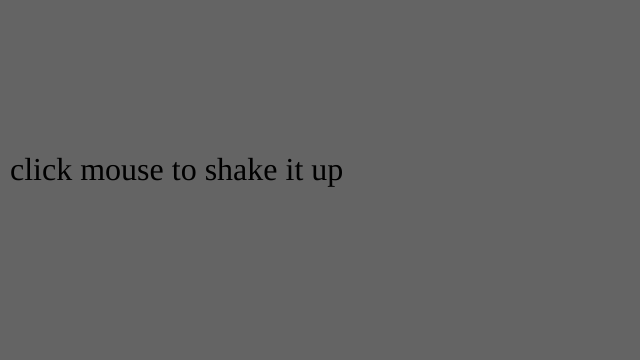
Frame 1 (no input)
Frame 60 (no input): identical to frame 1, image omitted
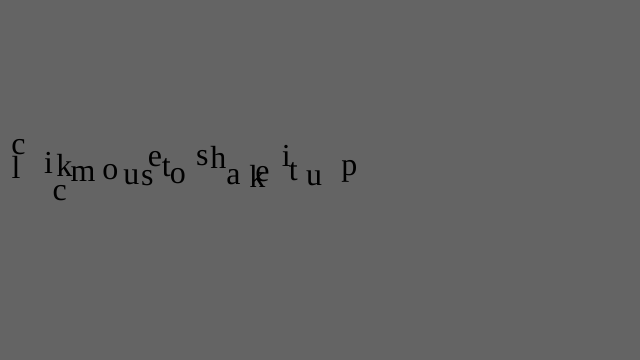
Frame 120 (the mouse pressed at the canvas centre since frame 60)

The p5.js sketch that drew these frames (run headless with seeded random() and noise() and a simulated clock; from frame 60 on, the mouse is pressed at the canvas centre):

// p5.js sketch
// ── sketch.js
// Learning Processing
// Daniel Shiffman
// http://www.learningprocessing.com

// Example 17-6: Text breaking up 

var message = "click mouse to shake it up";

// An array of Letter objects
var letters = [];

function setup() {
  createCanvas(640, 360);

  // Initialize Letters at the correct x location
  textFont('Georgia');
  textSize(32);
  var x = 10;
  for (var i = 0; i < message.length; i++) {
    // Letter objects are initialized with their location within the String as well as what character they should display.
    letters[i] = new Letter(x, 180, message.charAt(i)); 
    x += textWidth(message.charAt(i));
  }
}

function draw() {
  background(100);
  for (var i = 0; i < letters.length; i++ ) {

    // Display all letters
    letters[i].display();

    // If the mouse is pressed the letters shake
    // If not, they return to their original location
    if (mouseIsPressed) {
      letters[i].shake();
    } else {
      letters[i].home();
    }
  }
}

// A class to describe a single Letter
function Letter(x_, y_, letter_) {
  
  // The object knows its original " home " location
  this.homex = x_;
  this.homey = y_;
  this.x = x_;
  this.y = y_;
  this.letter = letter_;
  
  // Display the letter
  this.display = function() {
    fill(0);
    noStroke();
    textAlign(LEFT);
    text(this.letter, this.x, this.y);
  }
  
  // Move the letter randomly
  this.shake = function() {
    this.x += random(-2,2);
    this.y += random(-2,2);
  }
  
  // At any point, the current location can be set back to the home location by calling the home() function.
  this.home = function() { 
    this.x = lerp(this.x, this.homex, 0.1);
    this.y = lerp(this.y, this.homey, 0.1);
  }
}
